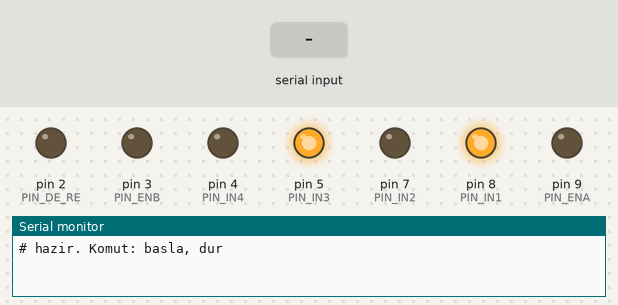
Bench run of a sketch on a simulated Arduino Uno, built with avr-gcc and run on an emulated ATmega328P. Parts: output pins drawn as LEDs (lit = HIGH), the last lines printed to the serial monitor. Dashed ring = blinking. Inputs (shaded band) come from the test bench.

Above: at 1.5 s.
1.6 s: "basla\n" received over Serial
At 4.3 s:
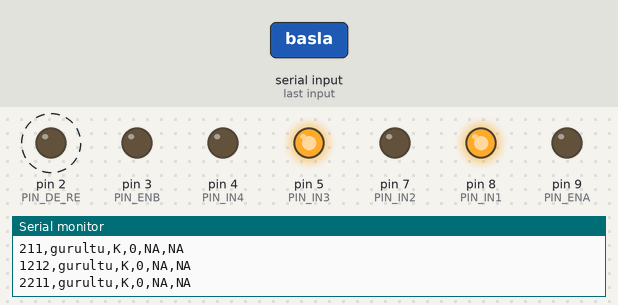
4.6 s: "dur\n" received over Serial
At 5.2 s:
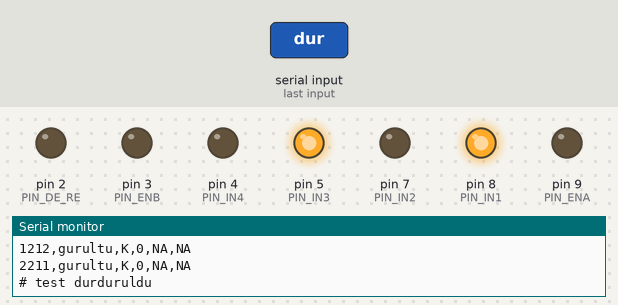
Timing chart, 0 to 7.6 s (numbered marks = the images above; inputs shaded):
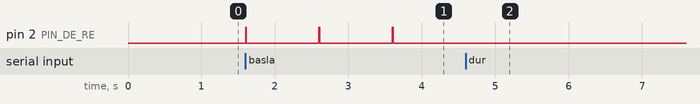

The sketch:

otomatik_test.ino
```cpp
// Otomatik test: pompalari ve sensor basincini test planina gore kendisi calistirir.
// Pin haritasi (bkz. 03_Donanim_Mimarisi):
//   Pompa A: ENA -> D9, IN1 -> D8, IN2 -> D7
//   Pompa B: ENB -> D3, IN3 -> D5, IN4 -> D4
//   Basinc sensoru (RS485 modulu): RO -> D10, DI -> D11, DE + RE -> D2
// Komutlar:
//   basla   testi baslatir (adimlar bitene kadar calisir)
//   dur     testi durdurur, pompalar kapanir
// Cikti (115200 baud): ilk satir baslik, sonra her saniye bir CSV satiri.
//   zaman_ms,etiket,pompa,pwm,bar,kpa
// "# " ile baslayan satirlar adim bilgisidir, analizde atlanir.
// Ciktiyi Serial Monitor'den kopyalayip .txt olarak kaydet.

#include <SoftwareSerial.h>
#include <string.h>

// --- Pompalar ---
const uint8_t PIN_ENA = 9;
const uint8_t PIN_ENB = 3;
const uint8_t PIN_IN1 = 8;
const uint8_t PIN_IN2 = 7;
const uint8_t PIN_IN3 = 5;
const uint8_t PIN_IN4 = 4;

uint8_t hizA = 0;
uint8_t hizB = 0;

// --- Basinc sensoru ---
const uint8_t PIN_RO = 10;
const uint8_t PIN_DI = 11;
const uint8_t PIN_DE_RE = 2;
const unsigned long CEVAP_ZAMAN_ASIMI_MS = 200;

SoftwareSerial sensor(PIN_RO, PIN_DI);

// adres 1, F3, register 0x0002, 2 register, CRC (65 CB)
const uint8_t SORGU[8] = {0x01, 0x03, 0x00, 0x02, 0x00, 0x02, 0x65, 0xCB};

// --- Test ayarlari (saniye) ---
const unsigned long GURULTU_S = 60;        // pompalar kapali, sensor gurultusu
const unsigned long BEKLEME_S = 10;        // her adimda yerlesme suresi
const unsigned long EGRI_OLCUM_S = 20;     // basinc-PWM egrisinde olcum suresi
const unsigned long SALINIM_OLCUM_S = 60;  // salinim logu suresi
const unsigned long DURUM_ARASI_S = 5;     // adimlar arasinda pompalar kapali
const bool ASAGI_DE = false;               // true ise egri asagi yonde de olculur

const uint8_t EGRI_PWM[] = {0, 50, 80, 100, 110, 120, 130, 140, 150, 160, 180, 200, 230, 255};
const uint8_t SALINIM_PWM[] = {110, 120, 130, 150, 180, 255};
const int EGRI_N = sizeof(EGRI_PWM);
const int SALINIM_N = sizeof(SALINIM_PWM);
const char* const POMPALAR[] = {"AB"};  // sadece iki pompa birlikte
const int POMPA_N = 1;

unsigned long testBaslangicMs = 0;
bool durduruldu = false;

// --- Pompa fonksiyonlari ---

void hizlariUygula() {
  analogWrite(PIN_ENA, hizA);
  analogWrite(PIN_ENB, hizB);
}

void durdur() {
  hizA = 0;
  hizB = 0;
  hizlariUygula();
}

// pompa: "A", "B", "AB" ya da "K" (kapali)
void pompaAyarla(const char* pompa, uint8_t pwm) {
  hizA = 0;
  hizB = 0;
  if (strcmp(pompa, "A") == 0) {
    hizA = pwm;
  } else if (strcmp(pompa, "B") == 0) {
    hizB = pwm;
  } else if (strcmp(pompa, "AB") == 0) {
    hizA = pwm;
    hizB = pwm;
  }
  hizlariUygula();
}

// --- Seri komut ve bekleme ---

// Seri porttan "dur" gelmis mi bakar. Geldiyse durduruldu bayragini kaldirir.
bool durmaIstendi() {
  while (Serial.available()) {
    String satir = Serial.readStringUntil('\n');
    satir.trim();
    satir.toLowerCase();
    if (satir == "dur") durduruldu = true;
  }
  return durduruldu;
}

// Belirtilen saniye kadar bekler. Dur istenirse false doner.
bool bekle(unsigned long saniye) {
  unsigned long t0 = millis();
  while (millis() - t0 < saniye * 1000UL) {
    if (durmaIstendi()) return false;
  }
  return true;
}

// --- Basinc sensoru fonksiyonlari ---

uint16_t crc16(const uint8_t *veri, uint8_t n) {
  uint16_t c = 0xFFFF;
  for (uint8_t i = 0; i < n; i++) {
    c ^= veri[i];
    for (uint8_t k = 0; k < 8; k++) {
      c = (c & 1) ? (c >> 1) ^ 0xA001 : (c >> 1);
    }
  }
  return c;
}

// Sorgu gonderir, cevabi en fazla 9 bayt olarak okur. Donen deger okunan bayt sayisi.
uint8_t sorgula(uint8_t *cevap) {
  while (sensor.available()) sensor.read();

  digitalWrite(PIN_DE_RE, HIGH);
  sensor.write(SORGU, sizeof(SORGU));
  delay(2);
  digitalWrite(PIN_DE_RE, LOW);

  uint8_t n = 0;
  unsigned long t0 = millis();
  while (n < 9 && millis() - t0 < CEVAP_ZAMAN_ASIMI_MS) {
    if (sensor.available()) cevap[n++] = sensor.read();
  }
  return n;
}

// Basinci okur. Basariliysa true doner ve bar degerini yazar.
bool sensorOku(float &bar) {
  uint8_t cevap[9];
  if (sorgula(cevap) != 9) return false;
  if (cevap[0] != 0x01 || cevap[1] != 0x03 || cevap[2] != 0x04) return false;
  if (crc16(cevap, 7) != (uint16_t)(cevap[7] | (cevap[8] << 8))) return false;

  uint32_t ham = ((uint32_t)cevap[3] << 24) | ((uint32_t)cevap[4] << 16) |
                 ((uint32_t)cevap[5] << 8) | cevap[6];
  memcpy(&bar, &ham, 4);
  return !isnan(bar) && !isinf(bar);
}

// --- Test akisi ---

void satirYaz(const char* etiket, const char* pompa, uint8_t pwm, bool okundu, float bar) {
  Serial.print(millis() - testBaslangicMs);
  Serial.print(",");
  Serial.print(etiket);
  Serial.print(",");
  Serial.print(pompa);
  Serial.print(",");
  Serial.print(pwm);
  Serial.print(",");
  if (okundu) {
    Serial.print(bar, 5);
    Serial.print(",");
    Serial.print(bar * 100.0, 3);
    Serial.println();
  } else {
    Serial.println("NA,NA");
  }
}

// Bir test adimi: pompayi ayarla, bekle, olc, pompalari kapat, dinlen.
// Dur istenirse false doner.
bool adimCalistir(const char* etiket, const char* pompa, uint8_t pwm,
                  unsigned long beklemeS, unsigned long olcumS) {
  Serial.print("# adim: ");
  Serial.print(etiket);
  Serial.print(" ");
  Serial.print(pompa);
  Serial.print(" ");
  Serial.println(pwm);

  pompaAyarla(pompa, pwm);
  if (!bekle(beklemeS)) {
    durdur();
    return false;
  }

  unsigned long t0 = millis();
  unsigned long sonraki = t0;
  while (millis() - t0 < olcumS * 1000UL) {
    if (durmaIstendi()) {
      durdur();
      return false;
    }
    if (millis() >= sonraki) {
      sonraki += 1000;
      float bar = 0;
      bool okundu = sensorOku(bar);
      satirYaz(etiket, pompa, pwm, okundu, bar);
    }
  }

  durdur();
  return bekle(DURUM_ARASI_S);
}

void iptal() {
  durdur();
  Serial.println("# test durduruldu");
}

void testiCalistir() {
  durduruldu = false;
  testBaslangicMs = millis();
  Serial.println("# test basladi");
  Serial.println("zaman_ms,etiket,pompa,pwm,bar,kpa");

  if (!adimCalistir("gurultu", "K", 0, 0, GURULTU_S)) { iptal(); return; }

  for (int i = 0; i < EGRI_N; i++) {
    for (int k = 0; k < POMPA_N; k++) {
      if (!adimCalistir("egri", POMPALAR[k], EGRI_PWM[i], BEKLEME_S, EGRI_OLCUM_S)) { iptal(); return; }
    }
  }

  if (ASAGI_DE) {
    for (int i = EGRI_N - 1; i >= 0; i--) {
      for (int k = 0; k < POMPA_N; k++) {
        if (!adimCalistir("egri_asagi", POMPALAR[k], EGRI_PWM[i], BEKLEME_S, EGRI_OLCUM_S)) { iptal(); return; }
      }
    }
  }

  for (int i = 0; i < SALINIM_N; i++) {
    for (int k = 0; k < POMPA_N; k++) {
      if (!adimCalistir("salinim", POMPALAR[k], SALINIM_PWM[i], BEKLEME_S, SALINIM_OLCUM_S)) { iptal(); return; }
    }
  }

  durdur();
  Serial.println("# test bitti");
}

// --- Arduino giris noktalari ---

void setup() {
  pinMode(PIN_ENA, OUTPUT);
  pinMode(PIN_ENB, OUTPUT);
  pinMode(PIN_IN1, OUTPUT);
  pinMode(PIN_IN2, OUTPUT);
  pinMode(PIN_IN3, OUTPUT);
  pinMode(PIN_IN4, OUTPUT);
  pinMode(PIN_DE_RE, OUTPUT);

  // Iki pompa ayni yonde: IN1 ve IN3 HIGH, IN2 ve IN4 LOW
  digitalWrite(PIN_IN1, HIGH);
  digitalWrite(PIN_IN2, LOW);
  digitalWrite(PIN_IN3, HIGH);
  digitalWrite(PIN_IN4, LOW);

  digitalWrite(PIN_DE_RE, LOW);
  durdur();

  Serial.begin(115200);
  sensor.begin(9600);
  delay(300);

  Serial.println("# hazir. Komut: basla, dur");
}

void loop() {
  if (Serial.available()) {
    String satir = Serial.readStringUntil('\n');
    satir.trim();
    satir.toLowerCase();
    if (satir == "basla") {
      testiCalistir();
    } else if (satir == "dur") {
      durdur();
      Serial.println("# durduruldu");
    }
  }
}
```

Measured:
- after the input at 1.6 s, pin 2 (PIN_DE_RE): alternates HIGH for 0.01 s and LOW for 0.99 s, starting at once
- after the input at 4.6 s, pin 2 (PIN_DE_RE): stops changing and stays LOW
